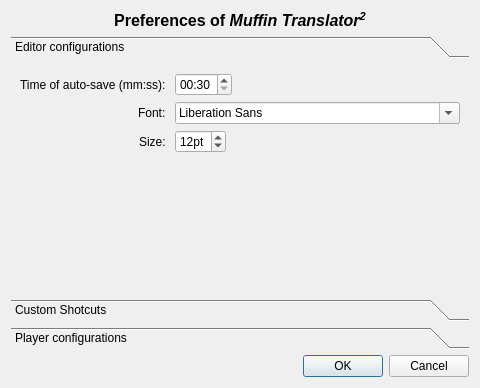
<?xml version="1.0" encoding="UTF-8"?>
<ui version="4.0">
 <class>Dialog</class>
 <widget class="QDialog" name="Dialog">
  <property name="geometry">
   <rect>
    <x>0</x>
    <y>0</y>
    <width>480</width>
    <height>388</height>
   </rect>
  </property>
  <property name="sizePolicy">
   <sizepolicy hsizetype="Minimum" vsizetype="Minimum">
    <horstretch>0</horstretch>
    <verstretch>0</verstretch>
   </sizepolicy>
  </property>
  <property name="minimumSize">
   <size>
    <width>480</width>
    <height>300</height>
   </size>
  </property>
  <property name="maximumSize">
   <size>
    <width>480</width>
    <height>550</height>
   </size>
  </property>
  <property name="windowTitle">
   <string notr="true">Preferences</string>
  </property>
  <property name="windowIcon">
   <iconset>
    <normaloff>../src/img/muffin_ico.png</normaloff>../src/img/muffin_ico.png</iconset>
  </property>
  <layout class="QVBoxLayout" name="verticalLayout">
   <item>
    <widget class="QLabel" name="label">
     <property name="text">
      <string notr="true">&lt;html&gt;&lt;head/&gt;&lt;body&gt;&lt;p&gt;&lt;span style=&quot; font-size:12pt; font-weight:600;&quot;&gt;Preferences of &lt;/span&gt;&lt;span style=&quot; font-size:12pt; font-weight:600; font-style:italic;&quot;&gt;Muffin Translator&lt;/span&gt;&lt;span style=&quot; font-size:12pt; font-weight:600; font-style:italic; vertical-align:super;&quot;&gt;2&lt;/span&gt;&lt;/p&gt;&lt;/body&gt;&lt;/html&gt;</string>
     </property>
     <property name="textFormat">
      <enum>Qt::RichText</enum>
     </property>
     <property name="alignment">
      <set>Qt::AlignCenter</set>
     </property>
     <property name="margin">
      <number>5</number>
     </property>
    </widget>
   </item>
   <item>
    <widget class="QToolBox" name="toolBox">
     <property name="currentIndex">
      <number>0</number>
     </property>
     <widget class="QWidget" name="conf_editor">
      <property name="geometry">
       <rect>
        <x>0</x>
        <y>0</y>
        <width>462</width>
        <height>215</height>
       </rect>
      </property>
      <attribute name="label">
       <string notr="true">Editor configurations</string>
      </attribute>
      <layout class="QVBoxLayout" name="verticalLayout_4">
       <item>
        <layout class="QFormLayout" name="formLayout">
         <property name="fieldGrowthPolicy">
          <enum>QFormLayout::AllNonFixedFieldsGrow</enum>
         </property>
         <property name="labelAlignment">
          <set>Qt::AlignRight|Qt::AlignTrailing|Qt::AlignVCenter</set>
         </property>
         <item row="0" column="0">
          <widget class="QLabel" name="label_3">
           <property name="text">
            <string notr="true">Time of auto-save (mm:ss): </string>
           </property>
          </widget>
         </item>
         <item row="0" column="1">
          <widget class="QTimeEdit" name="timeEdit">
           <property name="sizePolicy">
            <sizepolicy hsizetype="Maximum" vsizetype="Fixed">
             <horstretch>0</horstretch>
             <verstretch>0</verstretch>
            </sizepolicy>
           </property>
           <property name="time">
            <time>
             <hour>0</hour>
             <minute>0</minute>
             <second>30</second>
            </time>
           </property>
           <property name="maximumTime">
            <time>
             <hour>0</hour>
             <minute>59</minute>
             <second>59</second>
            </time>
           </property>
           <property name="minimumTime">
            <time>
             <hour>0</hour>
             <minute>0</minute>
             <second>5</second>
            </time>
           </property>
           <property name="currentSection">
            <enum>QDateTimeEdit::MinuteSection</enum>
           </property>
           <property name="displayFormat">
            <string notr="true">mm:ss</string>
           </property>
           <property name="currentSectionIndex">
            <number>0</number>
           </property>
          </widget>
         </item>
         <item row="1" column="0">
          <widget class="QLabel" name="label_4">
           <property name="text">
            <string notr="true">Font: </string>
           </property>
          </widget>
         </item>
         <item row="1" column="1">
          <widget class="QFontComboBox" name="fontComboBox"/>
         </item>
         <item row="2" column="0">
          <widget class="QLabel" name="label_5">
           <property name="text">
            <string notr="true">Size: </string>
           </property>
          </widget>
         </item>
         <item row="2" column="1">
          <widget class="QSpinBox" name="spinBox_2">
           <property name="sizePolicy">
            <sizepolicy hsizetype="Maximum" vsizetype="Fixed">
             <horstretch>0</horstretch>
             <verstretch>0</verstretch>
            </sizepolicy>
           </property>
           <property name="suffix">
            <string notr="true">pt</string>
           </property>
           <property name="minimum">
            <number>5</number>
           </property>
           <property name="value">
            <number>12</number>
           </property>
          </widget>
         </item>
        </layout>
       </item>
      </layout>
     </widget>
     <widget class="QWidget" name="conf_shotcuts">
      <property name="geometry">
       <rect>
        <x>0</x>
        <y>0</y>
        <width>243</width>
        <height>344</height>
       </rect>
      </property>
      <property name="sizePolicy">
       <sizepolicy hsizetype="MinimumExpanding" vsizetype="MinimumExpanding">
        <horstretch>0</horstretch>
        <verstretch>0</verstretch>
       </sizepolicy>
      </property>
      <attribute name="label">
       <string notr="true">Custom Shotcuts</string>
      </attribute>
      <layout class="QVBoxLayout" name="verticalLayout_5">
       <item>
        <widget class="QScrollArea" name="scrollArea">
         <property name="widgetResizable">
          <bool>true</bool>
         </property>
         <widget class="QWidget" name="scrollAreaWidgetContents">
          <property name="geometry">
           <rect>
            <x>0</x>
            <y>0</y>
            <width>106</width>
            <height>324</height>
           </rect>
          </property>
          <layout class="QVBoxLayout" name="verticalLayout_2">
           <item>
            <layout class="QFormLayout" name="formLayout_3">
             <item row="0" column="0">
              <widget class="QLabel" name="label_6">
               <property name="text">
                <string notr="true">Ctrl+1: </string>
               </property>
              </widget>
             </item>
             <item row="1" column="0">
              <widget class="QLabel" name="label_9">
               <property name="text">
                <string notr="true">Ctrl+2: </string>
               </property>
              </widget>
             </item>
             <item row="2" column="0">
              <widget class="QLabel" name="label_8">
               <property name="text">
                <string notr="true">Ctrl+3: </string>
               </property>
              </widget>
             </item>
             <item row="3" column="0">
              <widget class="QLabel" name="label_11">
               <property name="text">
                <string notr="true">Ctrl+4: </string>
               </property>
              </widget>
             </item>
             <item row="4" column="0">
              <widget class="QLabel" name="label_10">
               <property name="text">
                <string notr="true">Ctrl+5: </string>
               </property>
              </widget>
             </item>
             <item row="5" column="0">
              <widget class="QLabel" name="label_13">
               <property name="text">
                <string notr="true">Ctrl+6: </string>
               </property>
              </widget>
             </item>
             <item row="6" column="0">
              <widget class="QLabel" name="label_12">
               <property name="text">
                <string notr="true">Ctrl+7: </string>
               </property>
              </widget>
             </item>
             <item row="7" column="0">
              <widget class="QLabel" name="label_15">
               <property name="text">
                <string notr="true">Ctrl+8: </string>
               </property>
              </widget>
             </item>
             <item row="8" column="0">
              <widget class="QLabel" name="label_14">
               <property name="text">
                <string notr="true">Ctrl+9: </string>
               </property>
              </widget>
             </item>
             <item row="9" column="0">
              <widget class="QLabel" name="label_16">
               <property name="text">
                <string notr="true">Ctrl+0: </string>
               </property>
              </widget>
             </item>
             <item row="0" column="1">
              <widget class="QLineEdit" name="lineEdit_2">
               <property name="placeholderText">
                <string notr="true">Write a text</string>
               </property>
              </widget>
             </item>
             <item row="1" column="1">
              <widget class="QLineEdit" name="lineEdit_3">
               <property name="placeholderText">
                <string notr="true">for insert</string>
               </property>
              </widget>
             </item>
             <item row="2" column="1">
              <widget class="QLineEdit" name="lineEdit_4">
               <property name="placeholderText">
                <string notr="true">with a shotcut.</string>
               </property>
              </widget>
             </item>
             <item row="3" column="1">
              <widget class="QLineEdit" name="lineEdit_5">
               <property name="placeholderText">
                <string notr="true">Example:</string>
               </property>
              </widget>
             </item>
             <item row="4" column="1">
              <widget class="QLineEdit" name="lineEdit_9">
               <property name="placeholderText">
                <string notr="true">Pablito clavó un clavito...</string>
               </property>
              </widget>
             </item>
             <item row="5" column="1">
              <widget class="QLineEdit" name="lineEdit_8">
               <property name="placeholderText">
                <string notr="true">EruJ is da best RAE fan...</string>
               </property>
              </widget>
             </item>
             <item row="6" column="1">
              <widget class="QLineEdit" name="lineEdit_7">
               <property name="placeholderText">
                <string notr="true">Winbug a sh*t</string>
               </property>
              </widget>
             </item>
             <item row="7" column="1">
              <widget class="QLineEdit" name="lineEdit_6">
               <property name="placeholderText">
                <string notr="true">Mac is for f*gs</string>
               </property>
              </widget>
             </item>
             <item row="8" column="1">
              <widget class="QLineEdit" name="lineEdit_11">
               <property name="placeholderText">
                <string notr="true">The penguins will overpower the world!</string>
               </property>
              </widget>
             </item>
             <item row="9" column="1">
              <widget class="QLineEdit" name="lineEdit_10">
               <property name="placeholderText">
                <string notr="true">etc... 〜(^∇^〜)</string>
               </property>
              </widget>
             </item>
            </layout>
           </item>
          </layout>
         </widget>
        </widget>
       </item>
      </layout>
     </widget>
     <widget class="QWidget" name="conf_mplayer">
      <property name="geometry">
       <rect>
        <x>0</x>
        <y>0</y>
        <width>462</width>
        <height>215</height>
       </rect>
      </property>
      <attribute name="label">
       <string notr="true">Player configurations</string>
      </attribute>
      <layout class="QVBoxLayout" name="verticalLayout_3">
       <item>
        <layout class="QFormLayout" name="formLayout_2">
         <property name="fieldGrowthPolicy">
          <enum>QFormLayout::AllNonFixedFieldsGrow</enum>
         </property>
         <property name="labelAlignment">
          <set>Qt::AlignRight|Qt::AlignTrailing|Qt::AlignVCenter</set>
         </property>
         <item row="0" column="1">
          <widget class="QLineEdit" name="lineEdit">
           <property name="text">
            <string notr="true">mplayer</string>
           </property>
          </widget>
         </item>
         <item row="1" column="0">
          <widget class="QLabel" name="label_7">
           <property name="text">
            <string notr="true">Secs for F1 and F2: </string>
           </property>
          </widget>
         </item>
         <item row="1" column="1">
          <widget class="QSpinBox" name="spinBox">
           <property name="sizePolicy">
            <sizepolicy hsizetype="Maximum" vsizetype="Fixed">
             <horstretch>0</horstretch>
             <verstretch>0</verstretch>
            </sizepolicy>
           </property>
           <property name="suffix">
            <string notr="true"> sec</string>
           </property>
           <property name="minimum">
            <number>1</number>
           </property>
           <property name="value">
            <number>3</number>
           </property>
          </widget>
         </item>
         <item row="0" column="0">
          <widget class="QLabel" name="label_2">
           <property name="text">
            <string notr="true">Mplayer path: </string>
           </property>
          </widget>
         </item>
         <item row="2" column="0">
          <widget class="QLabel" name="label_17">
           <property name="text">
            <string>Video output (!): </string>
           </property>
          </widget>
         </item>
         <item row="2" column="1">
          <widget class="QComboBox" name="comboBox">
           <item>
            <property name="text">
             <string>gl</string>
            </property>
           </item>
           <item>
            <property name="text">
             <string>SDL</string>
            </property>
           </item>
           <item>
            <property name="text">
             <string>xv</string>
            </property>
           </item>
           <item>
            <property name="text">
             <string>directx</string>
            </property>
           </item>
           <item>
            <property name="text">
             <string>direct3d</string>
            </property>
           </item>
           <item>
            <property name="text">
             <string>quartz</string>
            </property>
           </item>
           <item>
            <property name="text">
             <string>caca</string>
            </property>
           </item>
          </widget>
         </item>
         <item row="3" column="0">
          <widget class="QLabel" name="label_18">
           <property name="text">
            <string>Audio output (!): </string>
           </property>
          </widget>
         </item>
         <item row="3" column="1">
          <widget class="QComboBox" name="comboBox_2">
           <item>
            <property name="text">
             <string>oss</string>
            </property>
           </item>
           <item>
            <property name="text">
             <string>alsa</string>
            </property>
           </item>
           <item>
            <property name="text">
             <string>pulse</string>
            </property>
           </item>
           <item>
            <property name="text">
             <string>coreaudio</string>
            </property>
           </item>
           <item>
            <property name="text">
             <string>OpenAL</string>
            </property>
           </item>
           <item>
            <property name="text">
             <string>win32</string>
            </property>
           </item>
           <item>
            <property name="text">
             <string>dsound</string>
            </property>
           </item>
           <item>
            <property name="text">
             <string>SDL</string>
            </property>
           </item>
          </widget>
         </item>
        </layout>
       </item>
      </layout>
     </widget>
    </widget>
   </item>
   <item>
    <widget class="QDialogButtonBox" name="buttonBox">
     <property name="orientation">
      <enum>Qt::Horizontal</enum>
     </property>
     <property name="standardButtons">
      <set>QDialogButtonBox::Cancel|QDialogButtonBox::Ok</set>
     </property>
     <property name="centerButtons">
      <bool>false</bool>
     </property>
    </widget>
   </item>
  </layout>
 </widget>
 <resources/>
 <connections>
  <connection>
   <sender>buttonBox</sender>
   <signal>accepted()</signal>
   <receiver>Dialog</receiver>
   <slot>accept()</slot>
   <hints>
    <hint type="sourcelabel">
     <x>248</x>
     <y>254</y>
    </hint>
    <hint type="destinationlabel">
     <x>157</x>
     <y>274</y>
    </hint>
   </hints>
  </connection>
  <connection>
   <sender>buttonBox</sender>
   <signal>rejected()</signal>
   <receiver>Dialog</receiver>
   <slot>reject()</slot>
   <hints>
    <hint type="sourcelabel">
     <x>316</x>
     <y>260</y>
    </hint>
    <hint type="destinationlabel">
     <x>286</x>
     <y>274</y>
    </hint>
   </hints>
  </connection>
 </connections>
</ui>
